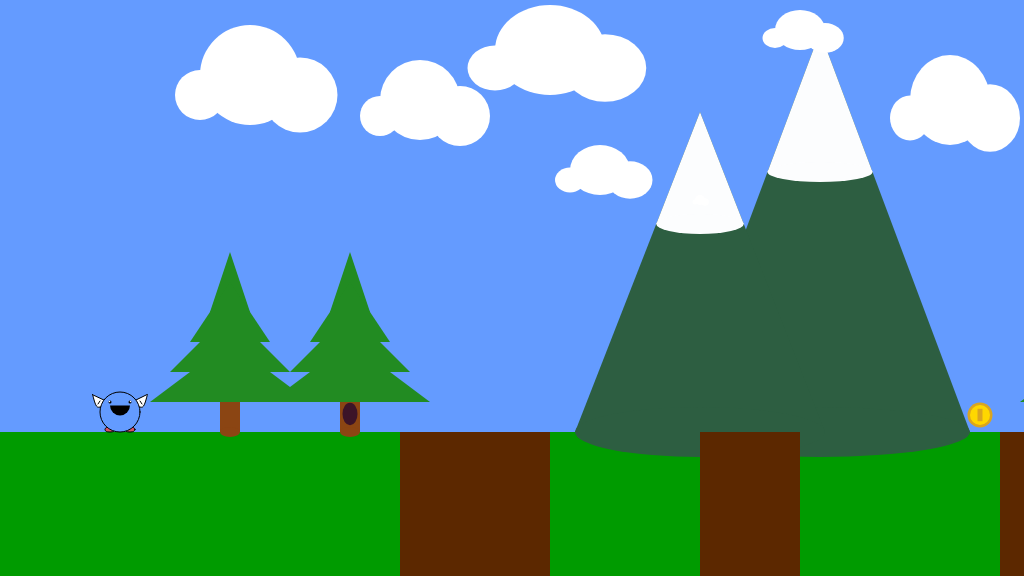
Frame 1 (no input)
Frame 60 (no input): identical to frame 1, image omitted
Frame 120 (the mouse pressed at the canvas centre since frame 60): identical to frame 1, image omitted

The p5.js sketch that drew this single still picture (run headless with seeded random() and noise() and a simulated clock; from frame 60 on, the mouse is pressed at the canvas centre):

// p5.js sketch
// ── sketch.js
/*
	The Game Project Part 5 - Interactive Elements
*/

var gameChar_x;
var gameChar_y;
var floorPos_y;

var canyon;
var collectable;
var cameraPosX;

function drawStandingFrontFacing() {
//feet 
    stroke(0);
    fill(214,85,99);
    ellipse(gameChar_x-10, gameChar_y-2.5,10,5);
    ellipse(gameChar_x+10, gameChar_y-2.5,10,5);
    
//wings
    stroke(0);
    fill(255);
    
//left wing
    var wingPosX = gameChar_x-20;
    var wingPosY = gameChar_y - 30;
    beginShape();
    vertex(wingPosX-7.5, wingPosY-7.5); 
    vertex(wingPosX+7.5,wingPosY) 
    curveVertex(wingPosX-2.5,wingPosY+5);
    endShape(CLOSE);
    line(wingPosX, wingPosY-1,wingPosX-2,wingPosY+2);
//right wing
    var wingPosX = gameChar_x+20;
    var wingPosY = gameChar_y - 30;
    beginShape();
    vertex(wingPosX+7.5, wingPosY-7.5); 
    vertex(wingPosX-7.5,wingPosY) 
    curveVertex(wingPosX+2.5,wingPosY+5);
    endShape(CLOSE);
    line(wingPosX, wingPosY-1,wingPosX+2,wingPosY+2);
    
//main body
    stroke(0);
    fill(99,155,255);
    ellipse(gameChar_x, gameChar_y-20,40,40);
    
//mouth
    noStroke();
    fill(0);
    arc(gameChar_x, gameChar_y-26.5, 20, 20, 0, PI );
    
//eyes
    noStroke();
    fill(0);
    ellipse(gameChar_x-10, gameChar_y-30,3,3);
    ellipse(gameChar_x+10, gameChar_y-30,3,3);
    
//eye hilights
    noStroke();
    fill(255);
    ellipse(gameChar_x-10.5, gameChar_y-30.5,1.5,1.5);
    ellipse(gameChar_x+10.5, gameChar_y-30.5,1.5,1.5);
}
function drawJumpingFrontFacing() {
//feet 
    stroke(0);
    fill(214,85,99);
    ellipse(gameChar_x-10, gameChar_y-2.5,5,10);
    ellipse(gameChar_x+10, gameChar_y-2.5,5,10);
    
//wings
    stroke(0);
    fill(255);
//left wing
    var wingPosX = gameChar_x-20;
    var wingPosY = gameChar_y - 30;
    beginShape();
    vertex(wingPosX-7.5, wingPosY+7.5); 
    vertex(wingPosX+7.5,wingPosY) 
    curveVertex(wingPosX-2.5,wingPosY-5);
    endShape(CLOSE);
    line(wingPosX, wingPosY-1,wingPosX-2,wingPosY+2);
//right wing
    var wingPosX = gameChar_x+20;
    var wingPosY = gameChar_y - 30;
    beginShape();
    vertex(wingPosX+7.5, wingPosY+7.5); 
    vertex(wingPosX-7.5,wingPosY) 
    curveVertex(wingPosX+2.5,wingPosY-5);
    endShape(CLOSE);
    line(wingPosX, wingPosY-1,wingPosX+2,wingPosY+2);

//main body
    stroke(0);
    fill(99,155,255);
    ellipse(gameChar_x, gameChar_y-20,40,40);
    
//mouth
    noStroke();
    fill(0);
    arc(gameChar_x, gameChar_y-26.5, 20, 20, 0, PI );

//eyes
    noStroke();
    fill(0);
    ellipse(gameChar_x-10, gameChar_y-30,3,3);
    ellipse(gameChar_x+10, gameChar_y-30,3,3);
    
//eye hilights
    noStroke();
    fill(255);
    ellipse(gameChar_x-10.5, gameChar_y-30.5,1.5,1.5);
    ellipse(gameChar_x+10.5, gameChar_y-30.5,1.5,1.5);
}
function drawWalkingLeft() {
//back foot 
    stroke(0);
    fill(214,85,99); 
    ellipse(gameChar_x-10, gameChar_y-2.5,10,5);

//main body
    stroke(0);
    fill(99,155,255);
    ellipse(gameChar_x, gameChar_y-20,40,40);
    
//front foot
    fill(214,85,99);
    ellipse(gameChar_x-1, gameChar_y-3.5,10,5);
    
//wings
    stroke(0);
    fill(255);
//left wing
    var wingPosX = gameChar_x+5;
    var wingPosY = gameChar_y - 30;
    beginShape();
    vertex(wingPosX+7.5, wingPosY-7.5); 
    vertex(wingPosX-7.5,wingPosY) 
    curveVertex(wingPosX+2.5,wingPosY+5);
    endShape(CLOSE);
    line(wingPosX, wingPosY-1,wingPosX+2,wingPosY+2);
    
//mouth
    noStroke();
    fill(0);
    beginShape()
    vertex(gameChar_x-5, gameChar_y-27)
    vertex(gameChar_x-5, gameChar_y-25)
    vertex(gameChar_x-6, gameChar_y-22)
    vertex(gameChar_x-8, gameChar_y-20)
    vertex(gameChar_x-11, gameChar_y-18)
    vertex(gameChar_x-15, gameChar_y-17)
    vertex(gameChar_x-18, gameChar_y-17)
    vertex(gameChar_x-20, gameChar_y-18)
    vertex(gameChar_x-20, gameChar_y-21)
    vertex(gameChar_x-19, gameChar_y-24)
    vertex(gameChar_x-19, gameChar_y-27)
    vertex(gameChar_x-17, gameChar_y-27)
    endShape(CLOSE);
    
//eye
    noStroke();
    fill(0);
    ellipse(gameChar_x-10, gameChar_y-30,3,3);

//eye hilight
    noStroke();
    fill(255);
    ellipse(gameChar_x-9.75, gameChar_y-30.5,1.5,1.5);
}
function drawWalkingRight() {
//back foot 
    stroke(0);
    fill(214,85,99);
    ellipse(gameChar_x+10, gameChar_y-2.5,10,5);
    
//main body
    stroke(0);
    fill(99,155,255);
    ellipse(gameChar_x, gameChar_y-20,40,40);
    
//front foot
    fill(214,85,99);
    ellipse(gameChar_x+1, gameChar_y-3.5,10,5);
    
//wings
    stroke(0);
    fill(255);
//right wing
    var wingPosX = gameChar_x-5;
    var wingPosY = gameChar_y - 30;
    beginShape();
    vertex(wingPosX-7.5, wingPosY-7.5); 
    vertex(wingPosX+7.5,wingPosY) 
    curveVertex(wingPosX-2.5,wingPosY+5);
    endShape(CLOSE);
    line(wingPosX, wingPosY-1,wingPosX-2,wingPosY+2);
    
//mouth
    noStroke();
    fill(0);
    beginShape()
    vertex(gameChar_x+5, gameChar_y-27)
    vertex(gameChar_x+5, gameChar_y-25)
    vertex(gameChar_x+6, gameChar_y-22)
    vertex(gameChar_x+8, gameChar_y-20)
    vertex(gameChar_x+11, gameChar_y-18)
    vertex(gameChar_x+15, gameChar_y-17)
    vertex(gameChar_x+18, gameChar_y-17)
    vertex(gameChar_x+20, gameChar_y-18)
    vertex(gameChar_x+20, gameChar_y-21)
    vertex(gameChar_x+19, gameChar_y-24)
    vertex(gameChar_x+19, gameChar_y-27)
    vertex(gameChar_x+17, gameChar_y-27)
    endShape(CLOSE);
    
//eye
    noStroke();
    fill(0);
    ellipse(gameChar_x+10, gameChar_y-30,3,3);
    
//eye hilight
    noStroke();
    fill(255);
    ellipse(gameChar_x+9.75, gameChar_y-30.5,1.5,1.5);
}
function drawJumpingLeft() {
    //back foot 
    stroke(0);
    fill(214,85,99);
    
    ellipse(gameChar_x-10, gameChar_y-2.5,5,10);
    
    //main body
    stroke(0);
    fill(99,155,255);
    
    ellipse(gameChar_x, gameChar_y-20,40,40);
    
    //front foot
    fill(214,85,99);
    ellipse(gameChar_x-1, gameChar_y-3.5,5,10);
    
    //wings
    stroke(0);
    fill(255);
    
   //left wing
    var wingPosX = gameChar_x+5;
    var wingPosY = gameChar_y - 30;
    beginShape();
    vertex(wingPosX-7.5, wingPosY+7.5); 
    vertex(wingPosX+7.5,wingPosY) 
    curveVertex(wingPosX-2.5,wingPosY-5);
    endShape(CLOSE);
    line(wingPosX, wingPosY-1,wingPosX-2,wingPosY+2);
    
    //mouth
    noStroke();
    fill(0);
    
    //arc(gameChar_x+15, gameChar_y-26.5, 20, 20, 0, PI );
    beginShape()
    vertex(gameChar_x-5, gameChar_y-27)
    vertex(gameChar_x-5, gameChar_y-25)
    vertex(gameChar_x-6, gameChar_y-22)
    vertex(gameChar_x-8, gameChar_y-20)
    vertex(gameChar_x-11, gameChar_y-18)
    vertex(gameChar_x-15, gameChar_y-17)
    vertex(gameChar_x-18, gameChar_y-17)
    vertex(gameChar_x-20, gameChar_y-18)
    vertex(gameChar_x-20, gameChar_y-21)
    vertex(gameChar_x-19, gameChar_y-24)
    vertex(gameChar_x-19, gameChar_y-27)
    vertex(gameChar_x-17, gameChar_y-27)
    endShape(CLOSE);
    //eye
    noStroke();
    fill(0);
    
    ellipse(gameChar_x-10, gameChar_y-30,3,3);
    
    //eye hilight
    noStroke();
    fill(255);
    
    ellipse(gameChar_x-9.75, gameChar_y-30.5,1.5,1.5);
}
function drawJumpingRight() {
//back foot 
    stroke(0);
    fill(214,85,99);
    ellipse(gameChar_x+10, gameChar_y-2.5,5,10);
    
//main body
    stroke(0);
    fill(99,155,255);
    ellipse(gameChar_x, gameChar_y-20,40,40);
    
//front foot
    fill(214,85,99);
    ellipse(gameChar_x+1, gameChar_y-3.5,5,10);
    
//wings
    stroke(0);
    fill(255);
//right wing
    var wingPosX = gameChar_x-5;
    var wingPosY = gameChar_y - 30;
    beginShape();
    vertex(wingPosX+7.5, wingPosY+7.5); 
    vertex(wingPosX-7.5,wingPosY) 
    curveVertex(wingPosX+2.5,wingPosY-5);
    endShape(CLOSE);
    line(wingPosX, wingPosY-1,wingPosX+2,wingPosY+2);
    
//mouth
    noStroke();
    fill(0);
    beginShape()
    vertex(gameChar_x+5, gameChar_y-27)
    vertex(gameChar_x+5, gameChar_y-25)
    vertex(gameChar_x+6, gameChar_y-22)
    vertex(gameChar_x+8, gameChar_y-20)
    vertex(gameChar_x+11, gameChar_y-18)
    vertex(gameChar_x+15, gameChar_y-17)
    vertex(gameChar_x+18, gameChar_y-17)
    vertex(gameChar_x+20, gameChar_y-18)
    vertex(gameChar_x+20, gameChar_y-21)
    vertex(gameChar_x+19, gameChar_y-24)
    vertex(gameChar_x+19, gameChar_y-27)
    vertex(gameChar_x+17, gameChar_y-27)
    endShape(CLOSE);
    
//eye
    noStroke();
    fill(0);
    ellipse(gameChar_x+10, gameChar_y-30,3,3);
    
//eye hilight
    noStroke();
    fill(255);
    ellipse(gameChar_x+9.75, gameChar_y-30.5,1.5,1.5);
}
function drawCollectable(posX, posY, size) {
    fill(218,165,32);
    ellipse(posX,posY,size);
    fill(255,215,0);
    ellipse(posX,posY,size*.8);
    fill(218,165,32);
    rect(posX-((size*.2)/2),posY-((size*.5)/2), size*.2,size*.5);
}
function drawFlagpole(baseX, baseY, isReached) {
    //flag
    fill(0,0,128);
    if(isReached){ triangle(baseX,baseY - 200,baseX, baseY-170,baseX+30, baseY - 185); }
    else{ triangle(baseX,baseY - 30,baseX, baseY,baseX+30, baseY - 15); }
    
    //pole
    fill(112,128,144);
    rect(baseX -2.5, baseY - 200, 5, 200);
    
    //base
    fill(160,82,45);
    rect(baseX - 30, baseY - 10, 60, 20);
    rect(baseX - 30, baseY - 15, 10, 5);
    rect(baseX + 20, baseY - 15, 10, 5);
    rect(baseX-5, baseY - 15,10, 5);
    ellipse(baseX, baseY+10,60,10);
    
    //top circle
    fill(218,165,32);
    ellipse(baseX, baseY - 200, 10, 10);
}
function drawTree(baseX, baseY, width, height, birdhole) {
    //Trunk
    fill(139,69,19);
    rect(baseX - (width/2),baseY-height,width,height);
    ellipse(baseX, baseY,width,10);
    
    //leaves
    fill(34,139,34);
    var widthIncrementCounter = 0;
    for(var i = baseY-height; i < baseY-20; i +=30)
    {
        widthIncrementCounter+= 0.5;
        triangle(baseX+(width*2)*widthIncrementCounter,i,baseX-(width*2)*widthIncrementCounter,i, baseX, i-60);
    }
    
    //birdhole
    if(birdhole)
    {
        fill(60,20,40);
        ellipse(baseX, baseY - (height*.15), width*.75 ,(width*.75)*1.5);
    }
}
function drawCloud(posX,posY, sizeX,sizeY) {
    fill(255);
    ellipse(posX,posY,sizeX,sizeY); // main ellipse
    ellipse(posX + (sizeX/2),posY + (sizeY/5),(sizeX/4) * 3,(sizeY/4) * 3); //right ellipse
    ellipse(posX - (sizeX/2),posY + (sizeY/5),(sizeX/4) * 2,(sizeY/4) * 2); //left ellipse
}
function drawMountain(baseX, baseY, width, height) {
    //initial triangle shape
    fill(45,94,65);
    triangle(baseX-(width/2),baseY,baseX, baseY-height, baseX+(width/2),baseY); 
    //rounding off base of mountain
    ellipse(baseX, baseY,width,50);
    
    
    //peak triangle shape
    fill(252,253,254);
    peak1X = baseX-(width/2) + ((width-(width/2))*.65);
    peak2X = baseX+(width/2) - ((width-(width/2))*.65);
    peakY = baseY - (height*.65);
    triangle(peak1X,peakY,baseX,baseY-height,peak2X,peakY);
    //rounding off bottom of peak triangle shape
    ellipse(baseX, baseY-(height*.65),width-(width*.65),20);
}

function setup()
{
	createCanvas(1024, 576);
	floorPos_y = height * 3/4;
	gameChar_x = -80;
	gameChar_y = floorPos_y;
    isLeft = false;
    isRight = false;
    isFalling = false;
    isPlummeting = false;
    
    speed = 4;
    gravityScale = 4;
    
    cameraPosX = 0;
    
    canyons = [
        {x_pos: 200, width: 150},
        {x_pos: 500, width: 100},
        {x_pos: 800, width: 150},
        {x_pos: 1100, width: 120},
        {x_pos: 1400, width: 150}
    ];

    collectable ={
        x_pos: 780, 
        y_pos: 415,
        size: 25,
        isFound: false
    }
    flagpole = {
        x_pos:2200,
        isReached: false
    }
    
    trees_x = [30,150,1070,1000,1200,900];
    clouds = [
        {posX:50,posY:75,sizeX:100,sizeY:100},{posX:220,posY:100,sizeX:80,sizeY:80},{posX:350,posY:50,sizeX:110,sizeY:90},{posX:600,posY:30,sizeX:50,sizeY:40},{posX:900,posY:150,sizeX:65,sizeY:49},{posX:500,posY:200,sizeX:10,sizeY:10},{posX:400,posY:170,sizeX:60,sizeY:50},{posX:750,posY:100,sizeX:80,sizeY:90},{posX:1000,posY:110,sizeX:80,sizeY:90},{posX:1200,posY:60,sizeX:90,sizeY:90},{posX:1800,posY:100,sizeX:80,sizeY:90},{posX:1950,posY:110,sizeX:100,sizeY:90},{posX:2400,posY:75,sizeX:100,sizeY:90},{posX:1950,posY:110,sizeX:100,sizeY:90}]
    mountains = [
        {posX:620,posY:floorPos_y,sizeX:300,sizeY:400},{posX:1600,posY:floorPos_y,sizeX:500,sizeY:700},{posX:500,posY:floorPos_y,sizeX:250,sizeY:320}]
}

function draw()
{

    cameraPosX = gameChar_x-width/2;
    cameraPosX = constrain(cameraPosX, -200, 1700);
    

	///////////DRAWING CODE//////////

	background(100,155,255); //fill the sky blue


	noStroke();
	fill(0,155,0);
	rect(0, floorPos_y, width, height - floorPos_y); //draw some green ground
    
    //scrolling elements start
    push();
    translate(-cameraPosX,0);
    
    ///////BACKGROUND ELEMENTS///////
    for(i =0; i < mountains.length; i++)
    {
        m = mountains[i];
        drawMountain(m.posX,m.posY,m.sizeX,m.sizeY);
    }
    for(i = 0; i < trees_x.length; i++)
    {
        drawTree(trees_x[i],floorPos_y, 20,120,i%2);
    }
    for (i = 0; i < clouds.length; i++)
    {
        c = clouds[i];
        drawCloud(c.posX,c.posY,c.sizeX,c.sizeY);
    }
    ///////GAME ELEMENTS//////////
    //draw canyon
	noStroke();
	fill(92, 40, 0);
    
    for(i = 0; i < canyons.length; i++)
    {
        canyon = canyons[i];
        rect(canyon.x_pos, floorPos_y, canyon.width, height -floorPos_y);
    }
    
    //draw collectable
    //check if player is within range of collectable, if so stop drawing collectable as player has collected it.
    if(!collectable.isFound)
    {
        drawCollectable(collectable.x_pos,collectable.y_pos,collectable.size);
        
        var distFromPlayer = dist(collectable.x_pos,collectable.y_pos, gameChar_x, gameChar_y);
        if(distFromPlayer < 20)
        {
            collectable.isFound = true;
        }
    }
     
    //draw flagpole
    //check player has crossed the flagpole, if so raise the flag
    if(!flagpole.isReached && gameChar_x > flagpole.x_pos)
    {
        flagpole.isReached = true;
    }
    drawFlagpole(flagpole.x_pos, floorPos_y,flagpole.isReached);
    

    
    
    
	//draw game character
	if(isLeft && (isFalling || isPlummeting))
	{
		drawJumpingLeft();
	}
	else if(isRight && (isFalling || isPlummeting))
	{
		drawJumpingRight();
	}
	else if(isLeft)
	{
		drawWalkingLeft();
	}
	else if(isRight)
	{
		drawWalkingRight();
	}
	else if(isFalling || isPlummeting)
	{
		drawJumpingFrontFacing();
	}
	else
	{
		drawStandingFrontFacing();
	}

	///////////INTERACTION CODE//////////
	//Put conditional statements to move the game character below here
    //horizontal movement
    if(isLeft)
    {
        gameChar_x -= speed;
    }
    if(isRight)
    {
        gameChar_x += speed;
    }
    
    //jump
    if(gameChar_y < floorPos_y)
    {
        isFalling = true;
        gameChar_y += gravityScale;
    }
    else
    {
        isFalling = false;
    }
    //fall
    if(isPlummeting)
    {
        //player is falling into the canyon. Keep them falling and constrain their x movement to within the canyon.
        gameChar_y += gravityScale;
        gameChar_x = constrain(gameChar_x, canyon.x_pos, canyon.x_pos+canyon.width);
    }
    pop(); //scrolling elements end

}

function keyPressed()
{
	// if statements to control the animation of the character when
	// keys are pressed.
    if(isPlummeting){return;} //player has fell in canyon, can no longer interact with character.
    switch(key)
    {
        case "a":
            isLeft = true;
            break;
        case "d":
            isRight = true;
            break;
        case "w":
            if(!isFalling)
            {
                gameChar_y -= 200
            }
    }

	//open up the console to see how these work
	console.log("keyPressed: " + key);
	console.log("keyPressed: " + keyCode);
}

function keyReleased()
{
	// if statements to control the animation of the character when
	// keys are released.
    switch(key)
    {
      case "a":
        isLeft = false;
        break;
      case "d":
        isRight = false;
        break;
    }
	console.log("keyReleased: " + key);
	console.log("keyReleased: " + keyCode);
}
